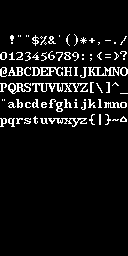
#> input picture korean_mirrors_tools/GFX/b1-8x16_font.png, 128 x 256 px, found by its file name
$ python __main__.py fonts
#> lines starting #> are read from the running program, lines starting #| are printed output that depends on the picture
### python_tools/fontgen.py
from pathlib import Path

from PIL import Image

from .paths import I_FOLDER_DATA


class FontGen:
    """Byte-compatible port of Ruby FontGen#generateVWF."""

    def generate_vwf(self, font_file: Path, name: str):
#> called with name = 'script'
        image = Image.open(font_file).convert("RGBA")
        tile_bytes = []
        tile_widths = []

        for row in range(6):
            for column in range(16):
                # The source intentionally skips the first two atlas rows.
                left = column * 8
                top = (row + 2) * 16
                pixels = image.crop((left, top, left + 8, top + 16))
                left_x = 0
                right_x = 7
                letter_width = 4

                if column > 0 or row > 0:
                    for _ in range(4):
                        left_column = [pixels.getpixel((left_x, y)) for y in range(16)]
                        right_column = [pixels.getpixel((right_x, y)) for y in range(16)]
                        if len(set(left_column)) == 1:
                            left_x += 1
                        if len(set(right_column)) == 1:
                            right_x -= 1
                    letter_width = right_x - left_x + 1
                    picture_width = max(letter_width, 4)
                    pixels = pixels.crop((left_x, 0, left_x + picture_width, 16))

                for y in range(16):
                    value = 0
                    for x in range(8):
                        if x < pixels.width:
                            r, g, b, a = pixels.getpixel((x, y))
                            # ChunkyPNG's RGBA integer is > 0xff for any visible
                            # white pixel and 0 for black in these atlases.
                            rgba = (r << 24) | (g << 16) | (b << 8) | a
                            if rgba > 0xFF:
                                value |= 1 << (7 - x)
                    tile_bytes.append(value)
                tile_widths.append(letter_width - 1)
#> after the loop, tile_bytes = 1536 values, max 255 at index 595, min 0 at index 0, mean 55.57; tile_widths = 96 values, max 7 at index 6, min 0 at index 7, mean 5.41

        tile_widths = [0x02] + tile_widths[1:]
#> tile_widths = 96 values, max 7 at index 6, min 0 at index 7, mean 5.4
        I_FOLDER_DATA.mkdir(parents=True, exist_ok=True)
        (I_FOLDER_DATA / f"{name}_bytes.raw").write_bytes(bytes(tile_bytes))
        (I_FOLDER_DATA / f"{name}_widths.raw").write_bytes(bytes(tile_widths))
        print(f"Font {font_file} generated")
        return tile_widths, tile_bytes

### python_tools/main.py
import argparse

from .data_exporter import DataExporter
from .data_importer import DataImporter
from .fontgen import FontGen
from .paths import (
    ECSV_SCRIPTS, E_FOLDER_BASIC, E_FOLDER_FLOPPY, FONT_MENU, FONT_SCRIPT,
    FONT_UI, ICSV_DISKS, ORIGINAL_ISO_DATATRACK,
)
from .util import csv_hash_array


def require_file(path, purpose):
    if not path.exists():
        raise FileNotFoundError(f"Missing {purpose}: {path}")


def preflight(mode):
    if mode in ("export", "import"):
        require_file(ORIGINAL_ISO_DATATRACK, "extracted original CD data track")
    if mode == "import":
        for disk in {row["disk"] for row in csv_hash_array(ICSV_DISKS)}:
            require_file(E_FOLDER_FLOPPY / f"{disk}.raw", f"exported floppy image {disk}")
        for script in {row["script"] for row in csv_hash_array(ECSV_SCRIPTS)}:
            require_file(E_FOLDER_BASIC / script, f"exported BASIC script {script}")


def main():
    parser = argparse.ArgumentParser(description="Python build tools for PC-8801 Mirrors")
    parser.add_argument("mode", choices=("fonts", "export", "import"))
    parser.add_argument("--no-translate", action="store_true", help="Do not apply translation strings")
    args = parser.parse_args()
    preflight(args.mode)

    if args.mode == "fonts":
        generator = FontGen()
        generator.generate_vwf(FONT_SCRIPT, "script")
        generator.generate_vwf(FONT_UI, "ui")
#> call 2 of generate_vwf, with name = 'ui'
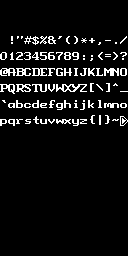
#> input picture korean_mirrors_tools/GFX/rcopt2-8x16_font.png, 128 x 256 px, found by its file name
#> after the loop in generate_vwf (call 2), `for row in range(6):`: tile_bytes = 1536 values, max 255 at index 536, min 0 at index 0, mean 60.29; tile_widths = 96 values, max 7 at index 3, min 1 at index 1, mean 5.33
#> in generate_vwf (call 2), `tile_widths = [0x02] + tile_widths[1:]`: tile_widths = 96 values, max 7 at index 3, min 1 at index 1, mean 5.32
        generator.generate_vwf(FONT_MENU, "menu")
#> call 3 of generate_vwf, with name = 'menu'
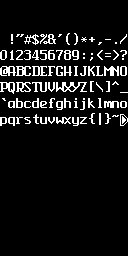
#> input picture korean_mirrors_tools/GFX/menu.png, 128 x 256 px, found by its file name
#> after the loop in generate_vwf (call 3), `for row in range(6):`: tile_bytes = 1536 values, max 255 at index 536, min 0 at index 0, mean 73.66; tile_widths = 96 values, max 7 at index 2, min 1 at index 1, mean 5.46
#> in generate_vwf (call 3), `tile_widths = [0x02] + tile_widths[1:]`: tile_widths = 96 values, max 7 at index 2, min 1 at index 1, mean 5.45
    elif args.mode == "export":
        DataExporter().export()
    else:
        DataImporter(not args.no_translate).import_data()


# [2 lines that do not run on import are left out]

### python_tools/__main__.py
from .main import main


if __name__ == "__main__":
    try:
        main()
    except FileNotFoundError as error:
        print(f"ERROR: {error}")
        raise SystemExit(2)
